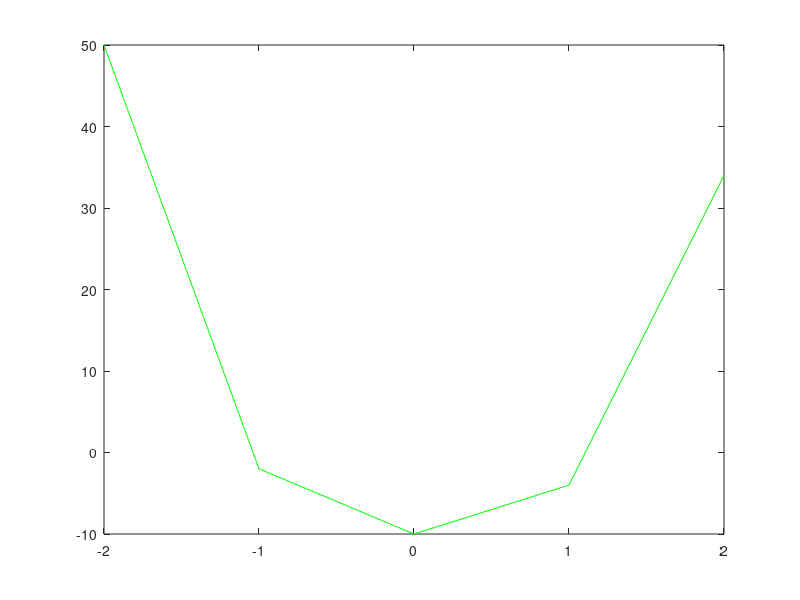
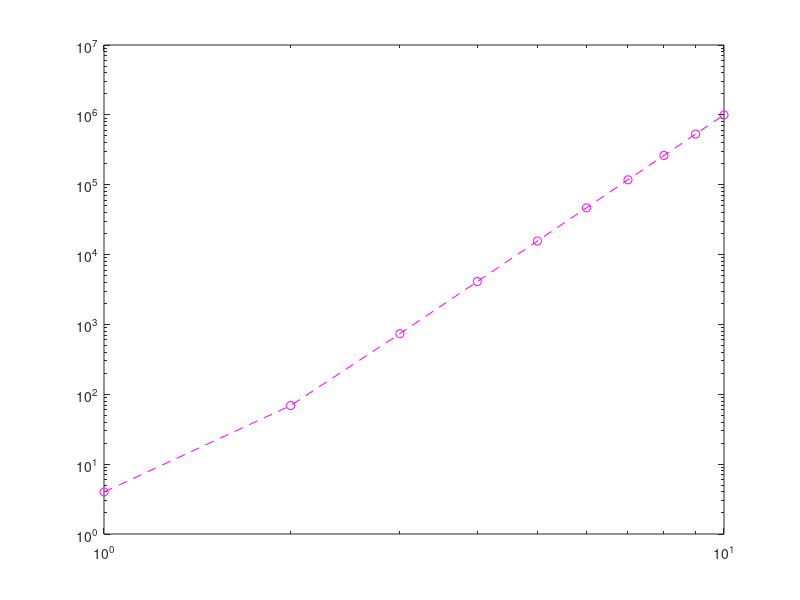
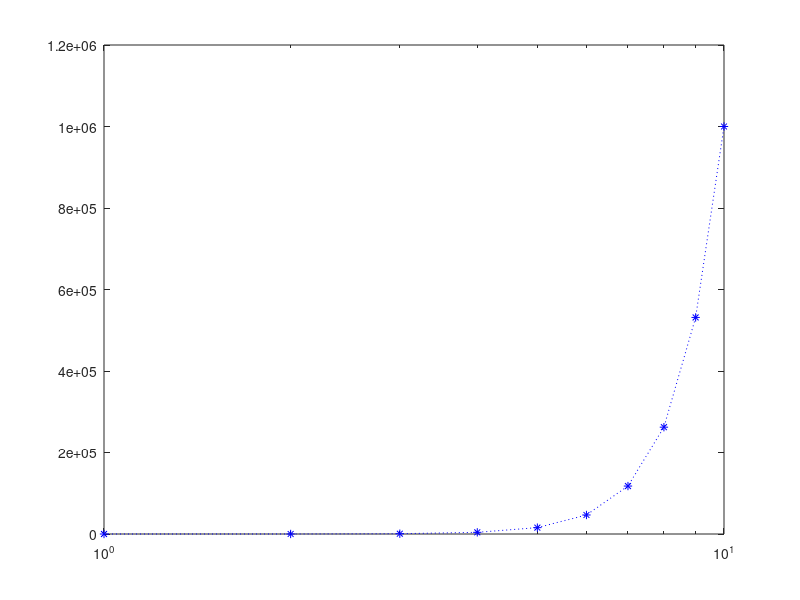
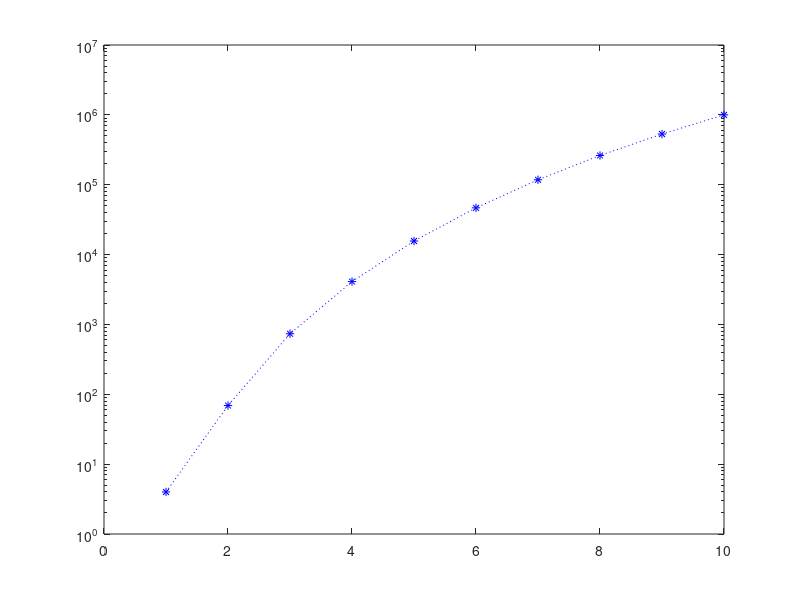

Reproduce these figures in MATLAB, in order.

                     % Lucrarea de laborator nr. 2      
                     
                       % A efectuat : Sergiu Voloc
                       % A evaluat : R. Zglimbea
                
    
    text = ('Exercitiul 2.3.1: Figura 1')
    
    x1= [-2:2];                         %declararea x1
    y1= [2*x1.^4 - x1.^3+5*x1.^2-10];   %declararea y1
    h1=plot(x1, y1,'g-');               %atribuirea culorii verzi + linie continu
                     
    
   
   figure;
   text = ['Exercitiul 2.3.2.: Figura 2'] 
                
    x2 = [1:10];                        %declararea x2
    y2 = x2.^6 + 2*x2.^1 + 1;           %declararea y2
    h2 = loglog(x2,y2,'m--o');          
        
    
    figure;
    text = ['Exercitiul 2.3.3.: Figura 3 + 4'] 
    x3 = [1:10];                        %declararea x3
    y3 = x3.^6 + 2*x3.^1 + 1;           %declararea y3
    h3 = semilogx(x3,y3,'b:*');
    figure;
    h3_2 = semilogy(x3,y3,'b:*');
    
    figure(4)                           %inversarea ordinei pentru a 
    figure(3)                           %vizualiza mai comod figurile.
    figure(2)
    figure(1)
    
   % set(h1,'color','b','linestyle',':','linewidth',5)
   
    
  